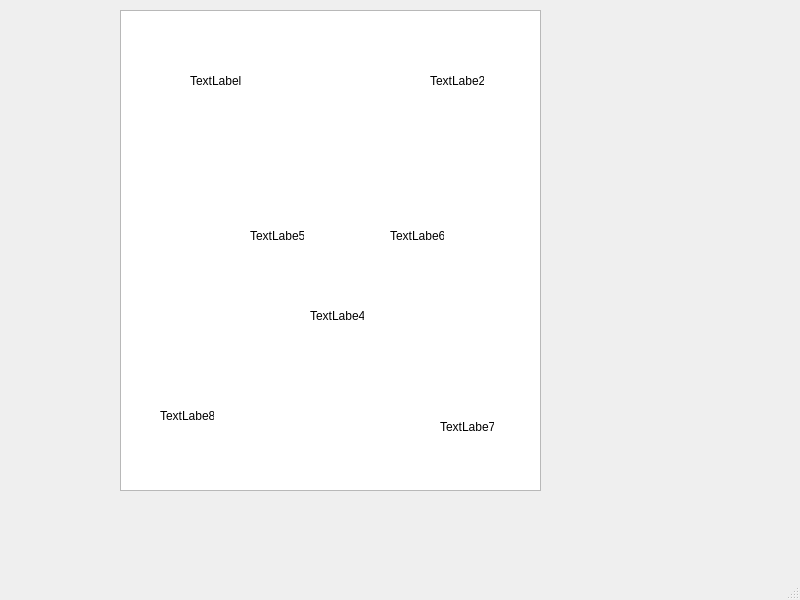
<?xml version="1.0" encoding="UTF-8"?>
<ui version="4.0">
 <class>MainWindow</class>
 <widget class="QMainWindow" name="MainWindow">
  <property name="geometry">
   <rect>
    <x>0</x>
    <y>0</y>
    <width>800</width>
    <height>600</height>
   </rect>
  </property>
  <property name="windowTitle">
   <string>MainWindow</string>
  </property>
  <widget class="QWidget" name="centralwidget">
   <widget class="QGraphicsView" name="graphicsView">
    <property name="geometry">
     <rect>
      <x>120</x>
      <y>10</y>
      <width>421</width>
      <height>481</height>
     </rect>
    </property>
   </widget>
   <widget class="QLabel" name="label_1">
    <property name="geometry">
     <rect>
      <x>190</x>
      <y>60</y>
      <width>54</width>
      <height>41</height>
     </rect>
    </property>
    <property name="text">
     <string>TextLabel</string>
    </property>
   </widget>
   <widget class="QLabel" name="label_2">
    <property name="geometry">
     <rect>
      <x>430</x>
      <y>60</y>
      <width>54</width>
      <height>41</height>
     </rect>
    </property>
    <property name="text">
     <string>TextLabe2</string>
    </property>
   </widget>
   <widget class="QLabel" name="label_4">
    <property name="geometry">
     <rect>
      <x>310</x>
      <y>290</y>
      <width>54</width>
      <height>51</height>
     </rect>
    </property>
    <property name="text">
     <string>TextLabe4</string>
    </property>
   </widget>
   <widget class="QLabel" name="label_8">
    <property name="geometry">
     <rect>
      <x>160</x>
      <y>390</y>
      <width>54</width>
      <height>51</height>
     </rect>
    </property>
    <property name="text">
     <string>TextLabe8</string>
    </property>
   </widget>
   <widget class="QLabel" name="label_5">
    <property name="geometry">
     <rect>
      <x>250</x>
      <y>210</y>
      <width>54</width>
      <height>51</height>
     </rect>
    </property>
    <property name="text">
     <string>TextLabe5</string>
    </property>
   </widget>
   <widget class="QLabel" name="label_6">
    <property name="geometry">
     <rect>
      <x>390</x>
      <y>210</y>
      <width>54</width>
      <height>51</height>
     </rect>
    </property>
    <property name="text">
     <string>TextLabe6</string>
    </property>
   </widget>
   <widget class="QLabel" name="label_7">
    <property name="geometry">
     <rect>
      <x>440</x>
      <y>401</y>
      <width>54</width>
      <height>51</height>
     </rect>
    </property>
    <property name="text">
     <string>TextLabe7</string>
    </property>
   </widget>
  </widget>
  <widget class="QMenuBar" name="menubar">
   <property name="geometry">
    <rect>
     <x>0</x>
     <y>0</y>
     <width>800</width>
     <height>22</height>
    </rect>
   </property>
  </widget>
  <widget class="QStatusBar" name="statusbar"/>
 </widget>
 <resources/>
 <connections/>
</ui>
